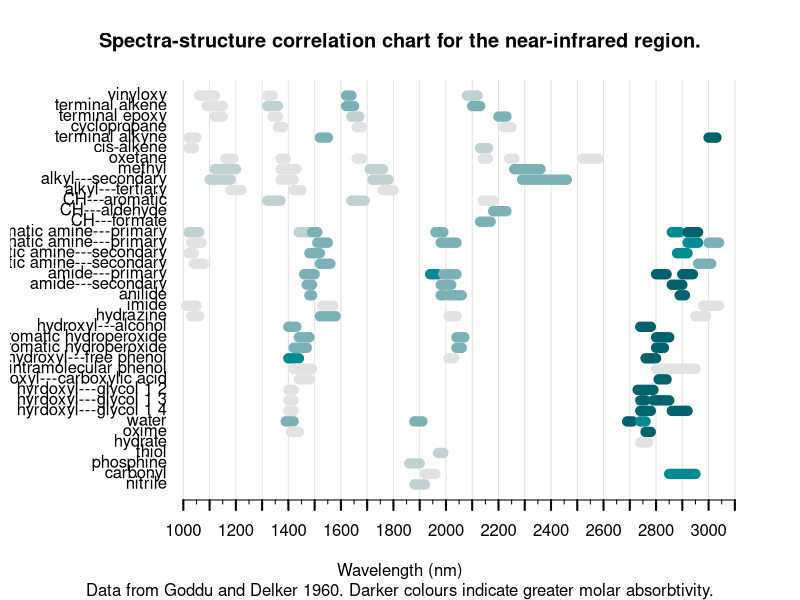

Write R code to recreate this figure.
setwd("/home/sam/Documents/PhD/aaaThesis/05spectroscopy/spectra-structure-correlations")
#Read in data
ss <- read.csv("spectra-structure.csv")

#Create variables to assist in plotting
priorityCols <- rev(c("#00626D", "#008B93", "#7BB1B6", "#C0D1D2", "#E2E2E2"))
waveLine <- seq(1000, 3100, by = 100)
ord <- max(ss$ord) - ss$ord
absorb <- as.numeric(cut(log10(ss$molarAbsorption), 4)) + 1
absorb[is.na(absorb)] <- 1

png(file="NIR-spectra-structure-chart.png", height=11.69, width=16.54, units = "in", res = 300)
par(mar = c(5,0.5,4,0.5))
plot(c(450,3200), range(as.numeric(ord)), xlab = "Wavelength (nm)", type = "n", yaxt = "n", xaxt = "n", bty = "n", ylab = NA, main = "Spectra-structure correlation chart for the near-infrared region.", sub = "Data from Goddu and Delker 1960. Darker colours indicate greater molar absorbtivity.")
abline(v = waveLine, col = priorityCols[1])
par(tcl= -0.2)
axis(1, at = seq(1000, 3100, by = 50), labels = FALSE, lwd = 1, lwd.ticks = 1)
par(tcl= -0.5)
axis(1, at = waveLine, labels = waveLine, lwd = 0, lwd.ticks = 2)
segments(ss$wavelengthStart, ord, ss$wavelengthEnd, col = priorityCols[absorb], lwd = 10)
text(rep(975, length(unique(ord))), unique(ord), labels = ss$description1[match(unique(ord), ord)], pos = 2)
dev.off()

